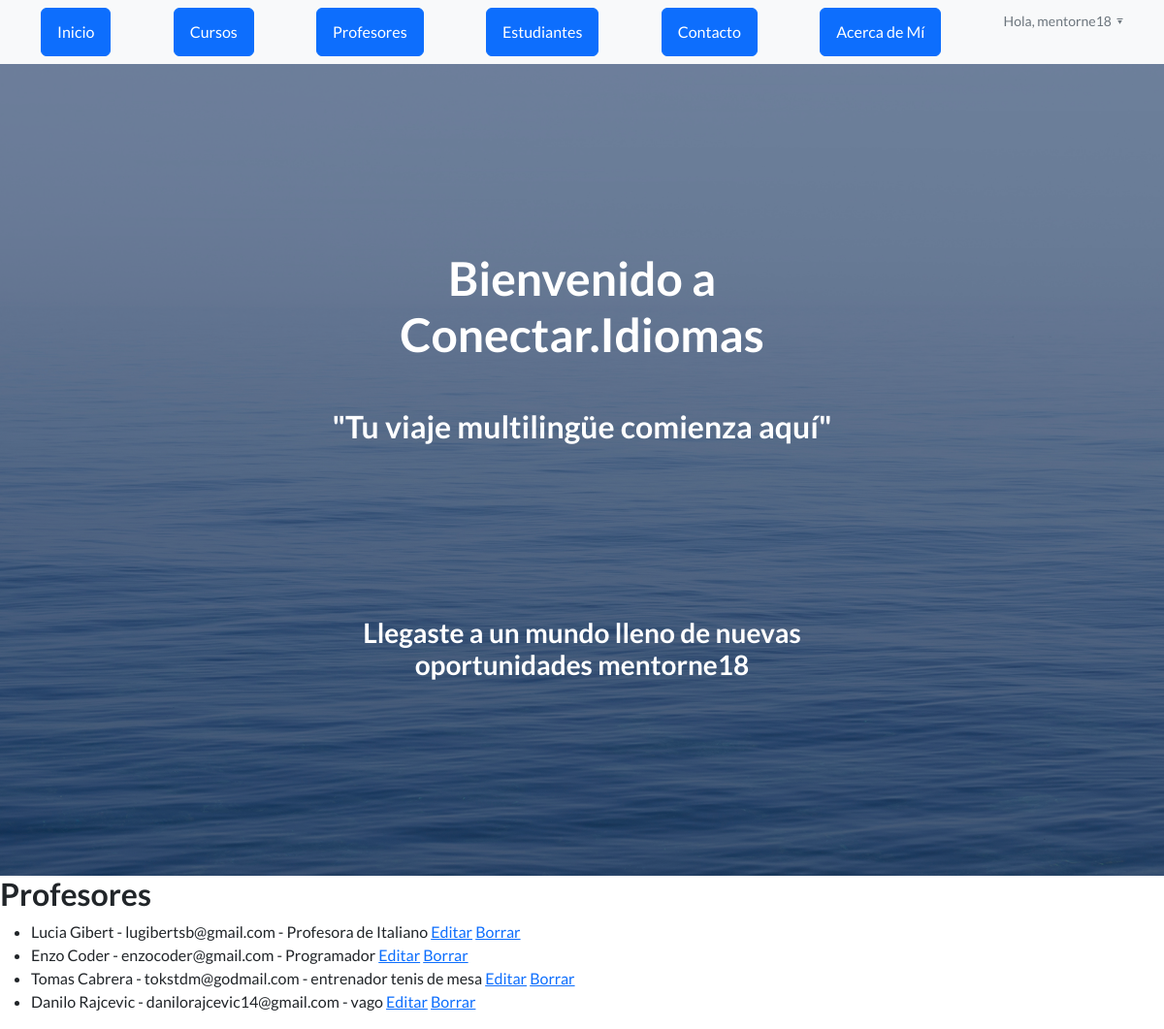
The page /profesores_lista/ (signed in) on the database as committed earlier.
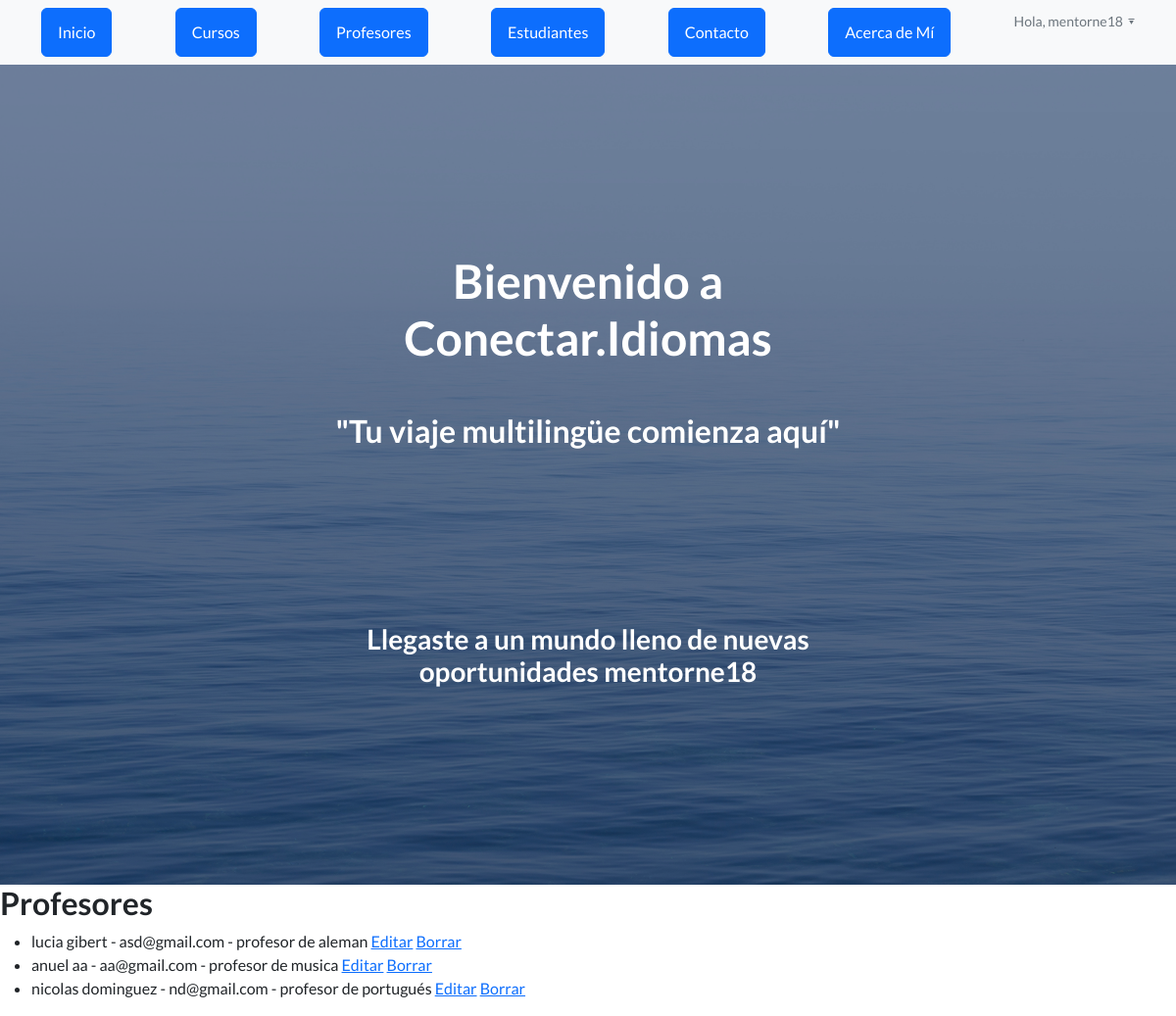
The same page on the database as committed later.
### AppCoder/models.py (models this page shows, shortened)
class Profesor(models.Model):
    nombre = models.CharField(max_length=30)
    apellido = models.CharField(max_length=30)
    email = models.EmailField()
    profesion = models.CharField(max_length=30)

### AppCoder/views.py (the view)
# urls.py: path('profesores_lista/', views.profesores_lista, name='profesores_lista'),
@login_required
def profesores_lista(request):
    profesores = Profesor.objects.all()
    return render(request, "AppCoder/profesores_lista.html", {"profesores": profesores})

### AppCoder/templates/AppCoder/profesores_lista.html (shortened to what this page needs)
<!DOCTYPE html>
{% load static %}
<html lang="en">
    <head>
        <link href="https://cdn.jsdelivr.net/npm/bootstrap-icons@1.5.0/font/bootstrap-icons.css" rel="stylesheet" type="text/css" />
        <link href="{% static 'AppCoder/css/styles.css' %}" rel="stylesheet" />
    </head>
    <body>
        <nav class="navbar navbar-light bg-light static-top">
            <div class="container">
                <a class="btn btn-primary" href="{% url 'Inicio' %}">Inicio</a>
                <a class="btn btn-primary" href="{% url 'List' %}">Cursos</a>
                <a class="btn btn-primary" href="{% url 'Profesores' %}">Profesores</a>
                <a class="btn btn-primary" href="{% url 'Estudiantes' %}">Estudiantes</a>
                <a class="btn btn-primary" href="{% url 'mensajes' %}">Contacto</a>
                <a class="btn btn-primary" href="{% url 'AcercaDeMi' %}">Acerca de Mí</a>
                <div class="dropdown">
                    {% if request.user.is_authenticated %}
                        <p class="text-muted small mb-4 mb-1g-0 dropdown-toggle" data-toggle="dropdown"><img height="40px" src="{{url}}">Hola, {{ user.username }}</p>
                    {% endif %}
                </div>
            </div>
        </nav>
        <header class="masthead">
            <div class="container position-relative">
                <div class="row justify-content-center">
                    <div class="col-xl-6">
                        <div class="text-center text-white">
                            <h1 class="mb-5">Bienvenido a Conectar.Idiomas</h1>
                            <h2>"Tu viaje multilingüe comienza aquí"</h2>
                            <br>
                            <br>
                            <br>
                            <br>
                            <br>
                            <br>
                            <div class="text-center">
                                <h3>Llegaste a un mundo lleno de nuevas oportunidades {{user.username}}</h3>
                            </div>
                        </div>
                    </div>
                </div>
            </div>
        </header>
        <h2>Profesores</h2>
<ul>
    {% for profesor in profesores %}
        <li>
            {{ profesor.nombre }} {{ profesor.apellido }} - {{ profesor.email }} - {{ profesor.profesion }}
            {% if user.is_superuser %}
                <a href="{% url 'EditarProfesor' profesor.nombre %}">Editar</a>
                <a href="{% url 'EliminarProfesor' profesor.nombre %}">Borrar</a>
            {% endif %}
        </li>
    {% endfor %}
</ul>

Rows that differ between the two databases and show on the page:
removed Profesor: nombre "Lucia", apellido "Gibert", email "lugibertsb@gmail.com", profesion "Profesora de Italiano"
removed Profesor: nombre "Enzo", apellido "Coder", email "enzocoder@gmail.com", profesion "Programador"
removed Profesor: nombre "Tomas", apellido "Cabrera", email "tokstdm@godmail.com", profesion "entrenador tenis de mesa"
removed Profesor: nombre "Danilo", apellido "Rajcevic", email "danilorajcevic14@gmail.com", profesion "vago"
added Profesor: nombre "lucia", apellido "gibert", email "asd@gmail.com", profesion "profesor de aleman"
added Profesor: nombre "anuel", apellido "aa", email "aa@gmail.com", profesion "profesor de musica"
added Profesor: nombre "nicolas", apellido "dominguez", email "nd@gmail.com", profesion "profesor de portugués"
